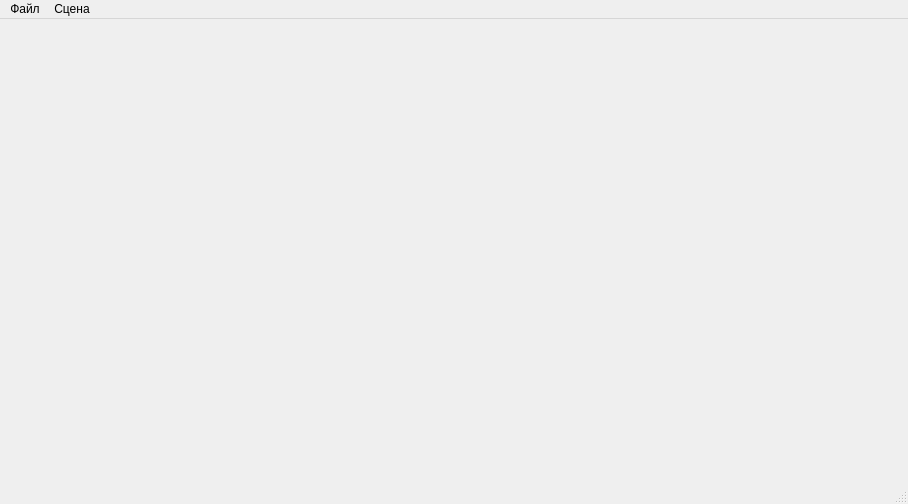
<?xml version="1.0" encoding="UTF-8"?>
<ui version="4.0">
 <class>MainWindow</class>
 <widget class="QMainWindow" name="MainWindow">
  <property name="geometry">
   <rect>
    <x>0</x>
    <y>0</y>
    <width>908</width>
    <height>504</height>
   </rect>
  </property>
  <property name="windowTitle">
   <string>MainWindow</string>
  </property>
  <widget class="QWidget" name="centralWidget">
   <layout class="QVBoxLayout" name="verticalLayout">
    <property name="leftMargin">
     <number>0</number>
    </property>
    <property name="topMargin">
     <number>0</number>
    </property>
    <property name="rightMargin">
     <number>0</number>
    </property>
    <property name="bottomMargin">
     <number>0</number>
    </property>
    <item>
     <widget class="QLabel" name="pixmapWidget">
      <property name="text">
       <string/>
      </property>
     </widget>
    </item>
   </layout>
  </widget>
  <widget class="QMenuBar" name="menuBar">
   <property name="geometry">
    <rect>
     <x>0</x>
     <y>0</y>
     <width>908</width>
     <height>26</height>
    </rect>
   </property>
   <widget class="QMenu" name="menu">
    <property name="title">
     <string>Файл</string>
    </property>
    <addaction name="N5"/>
    <addaction name="N2"/>
    <addaction name="N3"/>
    <addaction name="separator"/>
    <addaction name="N4"/>
   </widget>
   <widget class="QMenu" name="menu_2">
    <property name="title">
     <string>Сцена</string>
    </property>
    <addaction name="N7"/>
    <addaction name="N8"/>
    <addaction name="N9"/>
    <addaction name="N10"/>
   </widget>
   <addaction name="menu"/>
   <addaction name="menu_2"/>
  </widget>
  <widget class="QStatusBar" name="statusBar"/>
  <action name="N5">
   <property name="text">
    <string>Новый файл</string>
   </property>
  </action>
  <action name="N2">
   <property name="text">
    <string>Записать...</string>
   </property>
  </action>
  <action name="N3">
   <property name="text">
    <string>Загрузить...</string>
   </property>
  </action>
  <action name="N4">
   <property name="text">
    <string>Выход</string>
   </property>
  </action>
  <action name="N7">
   <property name="text">
    <string>Изобразить</string>
   </property>
  </action>
  <action name="N8">
   <property name="text">
    <string>Добавить многоугольник...</string>
   </property>
  </action>
  <action name="N9">
   <property name="text">
    <string>Добавить источник света...</string>
   </property>
  </action>
  <action name="N10">
   <property name="text">
    <string>Преобразовать сцену...</string>
   </property>
  </action>
 </widget>
 <layoutdefault spacing="6" margin="11"/>
 <resources/>
 <connections/>
</ui>
